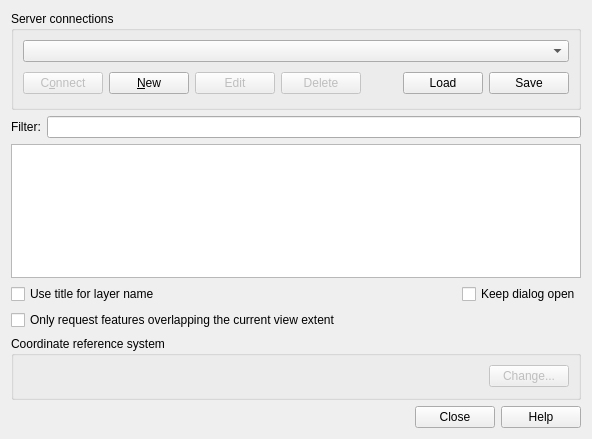
<?xml version="1.0" encoding="UTF-8"?>
<ui version="4.0">
 <class>QgsWFSSourceSelectBase</class>
 <widget class="QDialog" name="QgsWFSSourceSelectBase">
  <property name="geometry">
   <rect>
    <x>0</x>
    <y>0</y>
    <width>592</width>
    <height>439</height>
   </rect>
  </property>
  <property name="windowTitle">
   <string>Add WFS Layer from a Server</string>
  </property>
  <layout class="QGridLayout" name="gridLayout">
   <item row="2" column="0">
    <widget class="QTreeView" name="treeView">
     <property name="editTriggers">
      <set>QAbstractItemView::NoEditTriggers</set>
     </property>
     <property name="alternatingRowColors">
      <bool>true</bool>
     </property>
     <property name="selectionMode">
      <enum>QAbstractItemView::ExtendedSelection</enum>
     </property>
     <property name="sortingEnabled">
      <bool>true</bool>
     </property>
     <attribute name="headerVisible">
      <bool>true</bool>
     </attribute>
    </widget>
   </item>
   <item row="5" column="0">
    <widget class="QCheckBox" name="cbxFeatureCurrentViewExtent">
     <property name="text">
      <string>Only request features overlapping the current view extent</string>
     </property>
    </widget>
   </item>
   <item row="0" column="0">
    <widget class="QGroupBox" name="GroupBox1">
     <property name="title">
      <string>Server connections</string>
     </property>
     <layout class="QGridLayout" name="gridLayout_2">
      <item row="0" column="0">
       <widget class="QComboBox" name="cmbConnections"/>
      </item>
      <item row="1" column="0">
       <layout class="QHBoxLayout" name="horizontalLayout">
        <item>
         <widget class="QPushButton" name="btnConnect">
          <property name="enabled">
           <bool>false</bool>
          </property>
          <property name="text">
           <string>C&amp;onnect</string>
          </property>
         </widget>
        </item>
        <item>
         <widget class="QPushButton" name="btnNew">
          <property name="text">
           <string>&amp;New</string>
          </property>
         </widget>
        </item>
        <item>
         <widget class="QPushButton" name="btnEdit">
          <property name="enabled">
           <bool>false</bool>
          </property>
          <property name="text">
           <string>Edit</string>
          </property>
         </widget>
        </item>
        <item>
         <widget class="QPushButton" name="btnDelete">
          <property name="enabled">
           <bool>false</bool>
          </property>
          <property name="text">
           <string>Delete</string>
          </property>
         </widget>
        </item>
        <item>
         <spacer>
          <property name="orientation">
           <enum>Qt::Horizontal</enum>
          </property>
          <property name="sizeType">
           <enum>QSizePolicy::Expanding</enum>
          </property>
          <property name="sizeHint" stdset="0">
           <size>
            <width>171</width>
            <height>30</height>
           </size>
          </property>
         </spacer>
        </item>
        <item>
         <widget class="QPushButton" name="btnLoad">
          <property name="toolTip">
           <string>Load connections from file</string>
          </property>
          <property name="text">
           <string>Load</string>
          </property>
         </widget>
        </item>
        <item>
         <widget class="QPushButton" name="btnSave">
          <property name="toolTip">
           <string>Save connections to file</string>
          </property>
          <property name="text">
           <string>Save</string>
          </property>
         </widget>
        </item>
       </layout>
      </item>
     </layout>
    </widget>
   </item>
   <item row="1" column="0">
    <layout class="QHBoxLayout" name="horizontalLayoutFilter">
     <item>
      <widget class="QLabel" name="labelFilter">
       <property name="enabled">
        <bool>true</bool>
       </property>
       <property name="text">
        <string>Filter:</string>
       </property>
       <property name="buddy">
        <cstring>lineFilter</cstring>
       </property>
      </widget>
     </item>
     <item>
      <widget class="QLineEdit" name="lineFilter">
       <property name="enabled">
        <bool>true</bool>
       </property>
       <property name="toolTip">
        <string>Display WFS FeatureTypes containing this word in the title, name or abstract</string>
       </property>
       <property name="whatsThis">
        <string>Display WFS FeatureTypes containing this word in the title, name or abstract</string>
       </property>
      </widget>
     </item>
    </layout>
   </item>
   <item row="7" column="0">
    <widget class="QDialogButtonBox" name="buttonBox">
     <property name="orientation">
      <enum>Qt::Horizontal</enum>
     </property>
     <property name="standardButtons">
      <set>QDialogButtonBox::Close|QDialogButtonBox::Help</set>
     </property>
    </widget>
   </item>
   <item row="6" column="0">
    <widget class="QGroupBox" name="gbCRS">
     <property name="title">
      <string>Coordinate reference system</string>
     </property>
     <layout class="QHBoxLayout">
      <property name="spacing">
       <number>6</number>
      </property>
      <property name="margin">
       <number>9</number>
      </property>
      <item>
       <widget class="QLabel" name="labelCoordRefSys">
        <property name="text">
         <string/>
        </property>
       </widget>
      </item>
      <item>
       <spacer>
        <property name="orientation">
         <enum>Qt::Horizontal</enum>
        </property>
        <property name="sizeType">
         <enum>QSizePolicy::Expanding</enum>
        </property>
        <property name="sizeHint" stdset="0">
         <size>
          <width>441</width>
          <height>23</height>
         </size>
        </property>
       </spacer>
      </item>
      <item>
       <widget class="QPushButton" name="btnChangeSpatialRefSys">
        <property name="enabled">
         <bool>false</bool>
        </property>
        <property name="text">
         <string>Change...</string>
        </property>
       </widget>
      </item>
     </layout>
    </widget>
   </item>
   <item row="4" column="0">
    <layout class="QHBoxLayout" name="horizontalLayout_4">
     <item>
      <widget class="QCheckBox" name="cbxUseTitleLayerName">
       <property name="text">
        <string>Use title for layer name</string>
       </property>
      </widget>
     </item>
     <item>
      <spacer name="horizontalSpacer">
       <property name="orientation">
        <enum>Qt::Horizontal</enum>
       </property>
       <property name="sizeHint" stdset="0">
        <size>
         <width>40</width>
         <height>20</height>
        </size>
       </property>
      </spacer>
     </item>
     <item>
      <widget class="QCheckBox" name="mHoldDialogOpen">
       <property name="text">
        <string>Keep dialog open</string>
       </property>
      </widget>
     </item>
    </layout>
   </item>
  </layout>
 </widget>
 <tabstops>
  <tabstop>cmbConnections</tabstop>
  <tabstop>btnConnect</tabstop>
  <tabstop>btnNew</tabstop>
  <tabstop>btnEdit</tabstop>
  <tabstop>btnDelete</tabstop>
  <tabstop>btnLoad</tabstop>
  <tabstop>btnSave</tabstop>
  <tabstop>lineFilter</tabstop>
  <tabstop>treeView</tabstop>
  <tabstop>cbxFeatureCurrentViewExtent</tabstop>
  <tabstop>btnChangeSpatialRefSys</tabstop>
 </tabstops>
 <resources/>
 <connections/>
</ui>
